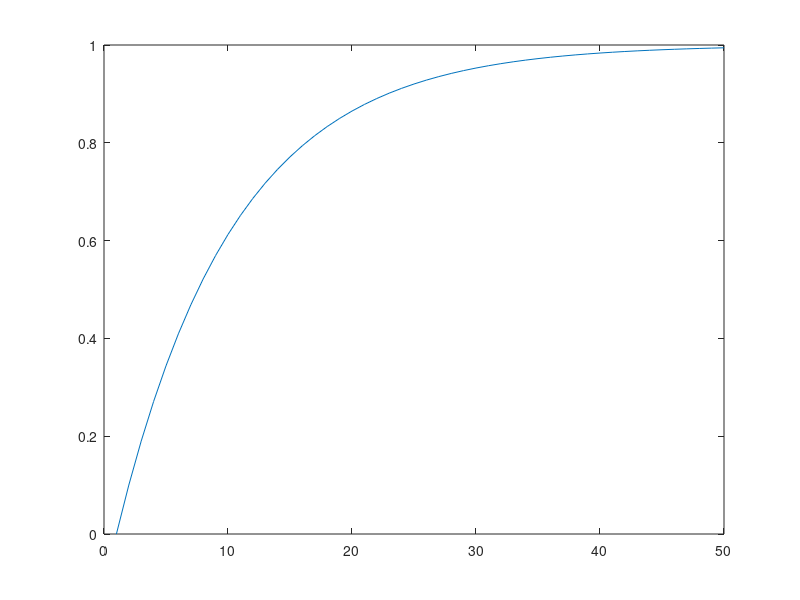

Write the MATLAB code that produced this figure.
clear all
close all
clc
R = 1000;
C=0.1*10^-6;
deltaT=0.00001;
f=(R*C)/deltaT
Vc(1)=0;

tama=50;
Vin=ones(tama,2);
for (i=1:tama-1)
  Vc(i+1)=(Vin(i) + f*Vc(i) - Vc(i))/f;
endfor
plot(Vc);
